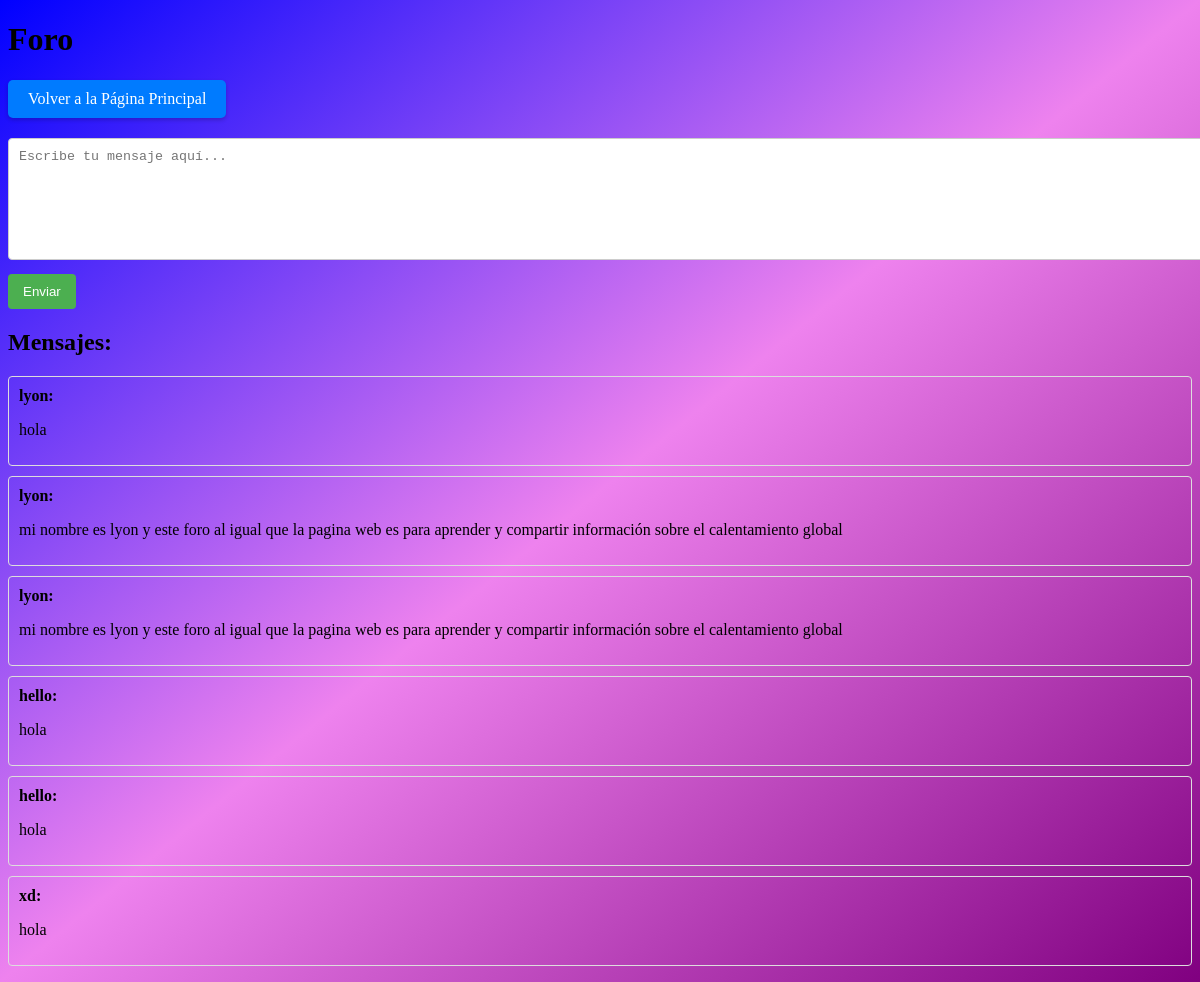
The page /forum (signed in) on the database its author committed.
### main.py (models this page shows)
class Post(db.Model):
    id = db.Column(db.Integer, primary_key=True)
    content = db.Column(db.Text, nullable=False)
    user_id = db.Column(db.Integer, db.ForeignKey('user.id'), nullable=False)
    user = db.relationship('User', backref=db.backref('posts', lazy=True))

class User(db.Model):
    id = db.Column(db.Integer, primary_key=True)
    username = db.Column(db.String(150), unique=True, nullable=False)
    password = db.Column(db.String(150), nullable=False)
    nickname = db.Column(db.String(150), unique=True, nullable=True)

### main.py (the view)
@main.route('/forum', methods=['GET', 'POST'])
def forum():
    if 'user_id' not in session:
        return redirect(url_for('login'))
    if request.method == 'POST':
        content = request.form['content']
        new_post = Post(content=content, user_id=session['user_id'])
        db.session.add(new_post)
        db.session.commit()
    posts = Post.query.all()
    return render_template('forum.html', posts=posts)

### templates/forum.html (shortened to what this page needs)
<!DOCTYPE html>
<html lang="es">
<head>
    <link rel="stylesheet" href="../static/forum.css">
</head>
<body>
    <h1>Foro</h1>
    <a href="{{ url_for('home') }}" class="btn">Volver a la Página Principal</a>
    <div class="form-container">
        <form method="POST">
            <textarea name="content" placeholder="Escribe tu mensaje aquí..." required></textarea>
            <button type="submit">Enviar</button>
        </form>
    </div>
    <h2>Mensajes:</h2>
    <ul>
        {% for post in posts %}
        <li>
            <strong>{{ post.user.nickname if post.user.nickname else post.user.username }}:</strong>
            <p>{{ post.content }}</p>
        </li>
        {% endfor %}
    </ul>
</body>
</html>

### static/forum.css (style rules this page uses)
body { background: linear-gradient(to bottom right, blue, violet, purple); }
.form-container { margin-bottom: 20px; }
textarea { width: 100%; height: 100px; padding: 10px; margin-bottom: 10px; border: 1px solid #ccc; border-radius: 4px; }
button { background-color: #4CAF50; color: white; padding: 10px 15px; border: none; border-radius: 4px; cursor: pointer; }
ul { list-style-type: none; padding: 0; }
li { margin-bottom: 10px; padding: 10px; border: 1px solid #ddd; border-radius: 4px; }
strong { display: block; margin-bottom: 5px; }
.btn { display: inline-block; padding: 10px 20px; font-size: 16px; text-decoration: none; color: #fff; background-color: #007bff; border-radius: 5px; box-shadow: 0 2px 4px rgba(0, 0, 0, 0.2); margin-bottom: 20px; }

### rows shown on the page
Post: user "lyon", content "hola"
Post: user "lyon", content "mi nombre es lyon y este foro al igual que la pagina web es para aprender y compartir información sobre el calentamiento global"
Post: user "lyon", content "mi nombre es lyon y este foro al igual que la pagina web es para aprender y compartir información sobre el calentamiento global"
Post: user "hello", content "hola"
Post: user "hello", content "hola"
Post: user "xd", content "hola"
